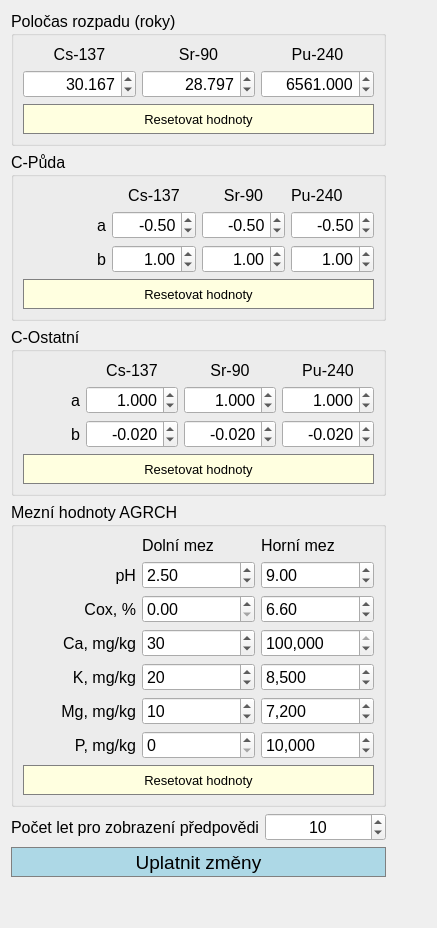
      <widget class="QWidget" name="tab_2">
       <property name="font">
        <font>
         <pointsize>12</pointsize>
        </font>
       </property>
       <attribute name="title">
        <string>Nastavení hodnot koeficientů</string>
       </attribute>
       <layout class="QGridLayout" name="gridLayout_6">
        <item row="0" column="1">
         <widget class="QGroupBox" name="GB_Polocas">
          <property name="autoFillBackground">
           <bool>false</bool>
          </property>
          <property name="title">
           <string>Poločas rozpadu (roky)</string>
          </property>
          <property name="flat">
           <bool>false</bool>
          </property>
          <layout class="QGridLayout" name="gridLayout_16">
           <item row="0" column="0">
            <layout class="QVBoxLayout" name="VL_Polocas">
             <item>
              <layout class="QGridLayout" name="GL_Polocas">
               <item row="1" column="0">
                <widget class="QDoubleSpinBox" name="i_cs_polocas">
                 <property name="alignment">
                  <set>Qt::AlignRight|Qt::AlignTrailing|Qt::AlignVCenter</set>
                 </property>
                 <property name="decimals">
                  <number>3</number>
                 </property>
                 <property name="maximum">
                  <double>1000000.000000000000000</double>
                 </property>
                 <property name="value">
                  <double>30.167000000000002</double>
                 </property>
                </widget>
               </item>
               <item row="0" column="0">
                <widget class="QLabel" name="Lbl_Cs_polocas">
                 <property name="text">
                  <string>Cs-137</string>
                 </property>
                 <property name="alignment">
                  <set>Qt::AlignCenter</set>
                 </property>
                </widget>
               </item>
               <item row="1" column="1">
                <widget class="QDoubleSpinBox" name="i_sr_polocas">
                 <property name="alignment">
                  <set>Qt::AlignRight|Qt::AlignTrailing|Qt::AlignVCenter</set>
                 </property>
                 <property name="decimals">
                  <number>3</number>
                 </property>
                 <property name="maximum">
                  <double>1000000.000000000000000</double>
                 </property>
                 <property name="value">
                  <double>28.797000000000001</double>
                 </property>
                </widget>
               </item>
               <item row="0" column="2">
                <widget class="QLabel" name="Lbl_Pu_polocas">
                 <property name="text">
                  <string>Pu-240</string>
                 </property>
                 <property name="alignment">
                  <set>Qt::AlignCenter</set>
                 </property>
                </widget>
               </item>
               <item row="0" column="1">
                <widget class="QLabel" name="Lbl_Sr_polocas">
                 <property name="text">
                  <string>Sr-90</string>
                 </property>
                 <property name="alignment">
                  <set>Qt::AlignCenter</set>
                 </property>
                </widget>
               </item>
               <item row="1" column="2">
                <widget class="QDoubleSpinBox" name="i_pu_polocas">
                 <property name="alignment">
                  <set>Qt::AlignRight|Qt::AlignTrailing|Qt::AlignVCenter</set>
                 </property>
                 <property name="decimals">
                  <number>3</number>
                 </property>
                 <property name="maximum">
                  <double>1000000.000000000000000</double>
                 </property>
                 <property name="value">
                  <double>6561.000000000000000</double>
                 </property>
                </widget>
               </item>
              </layout>
             </item>
             <item>
              <widget class="QPushButton" name="Btn_ResetPolocas">
               <property name="sizePolicy">
                <sizepolicy hsizetype="Minimum" vsizetype="Preferred">
                 <horstretch>0</horstretch>
                 <verstretch>0</verstretch>
                </sizepolicy>
               </property>
               <property name="minimumSize">
                <size>
                 <width>0</width>
                 <height>30</height>
                </size>
               </property>
               <property name="font">
                <font>
                 <pointsize>10</pointsize>
                </font>
               </property>
               <property name="styleSheet">
                <string notr="true">border: 1px solid gray;
background-color: lightyellow;</string>
               </property>
               <property name="text">
                <string>Resetovat hodnoty</string>
               </property>
              </widget>
             </item>
            </layout>
           </item>
          </layout>
         </widget>
        </item>
        <item row="3" column="1">
         <widget class="QGroupBox" name="GB_MezniHodnoty">
          <property name="title">
           <string>Mezní hodnoty AGRCH</string>
          </property>
          <layout class="QGridLayout" name="gridLayout_11">
           <item row="0" column="0">
            <layout class="QVBoxLayout" name="VL_MezniHodnoty">
             <item>
              <layout class="QGridLayout" name="GL_MezniHodnoty">
               <item row="0" column="2">
                <widget class="QLabel" name="Lbl_HorniMez">
                 <property name="text">
                  <string>Horní mez</string>
                 </property>
                </widget>
               </item>
               <item row="9" column="0">
                <widget class="QLabel" name="Lbl_P_tab2">
                 <property name="text">
                  <string>P, mg/kg</string>
                 </property>
                 <property name="alignment">
                  <set>Qt::AlignRight|Qt::AlignTrailing|Qt::AlignVCenter</set>
                 </property>
                </widget>
               </item>
               <item row="1" column="2">
                <widget class="QDoubleSpinBox" name="i_ph_horni">
                 <property name="maximum">
                  <double>14.000000000000000</double>
                 </property>
                 <property name="singleStep">
                  <double>0.100000000000000</double>
                 </property>
                 <property name="value">
                  <double>9.000000000000000</double>
                 </property>
                </widget>
               </item>
               <item row="0" column="1">
                <widget class="QLabel" name="Lbl_DolniMez">
                 <property name="text">
                  <string>Dolní mez</string>
                 </property>
                </widget>
               </item>
               <item row="5" column="0">
                <widget class="QLabel" name="Lbl_Ca_tab2">
                 <property name="text">
                  <string>Ca, mg/kg</string>
                 </property>
                 <property name="alignment">
                  <set>Qt::AlignRight|Qt::AlignTrailing|Qt::AlignVCenter</set>
                 </property>
                </widget>
               </item>
               <item row="6" column="0">
                <widget class="QLabel" name="Lbl_K_tab2">
                 <property name="text">
                  <string>K, mg/kg</string>
                 </property>
                 <property name="alignment">
                  <set>Qt::AlignRight|Qt::AlignTrailing|Qt::AlignVCenter</set>
                 </property>
                </widget>
               </item>
               <item row="1" column="1">
                <widget class="QDoubleSpinBox" name="i_ph_dolni">
                 <property name="maximum">
                  <double>14.000000000000000</double>
                 </property>
                 <property name="singleStep">
                  <double>0.100000000000000</double>
                 </property>
                 <property name="value">
                  <double>2.500000000000000</double>
                 </property>
                </widget>
               </item>
               <item row="1" column="0">
                <widget class="QLabel" name="Lbl_ph_tab2">
                 <property name="text">
                  <string>pH</string>
                 </property>
                 <property name="alignment">
                  <set>Qt::AlignRight|Qt::AlignTrailing|Qt::AlignVCenter</set>
                 </property>
                </widget>
               </item>
               <item row="3" column="0">
                <widget class="QLabel" name="Lbl_Cox_tab2">
                 <property name="text">
                  <string>Cox, %</string>
                 </property>
                 <property name="alignment">
                  <set>Qt::AlignRight|Qt::AlignTrailing|Qt::AlignVCenter</set>
                 </property>
                </widget>
               </item>
               <item row="3" column="1">
                <widget class="QDoubleSpinBox" name="i_cox_dolni">
                 <property name="maximum">
                  <double>100.000000000000000</double>
                 </property>
                </widget>
               </item>
               <item row="8" column="0">
                <widget class="QLabel" name="Lbl_Mg_tab2">
                 <property name="text">
                  <string>Mg, mg/kg</string>
                 </property>
                 <property name="alignment">
                  <set>Qt::AlignRight|Qt::AlignTrailing|Qt::AlignVCenter</set>
                 </property>
                </widget>
               </item>
               <item row="3" column="2">
                <widget class="QDoubleSpinBox" name="i_cox_horni">
                 <property name="maximum">
                  <double>100.000000000000000</double>
                 </property>
                 <property name="value">
                  <double>6.600000000000000</double>
                 </property>
                </widget>
               </item>
               <item row="5" column="1">
                <widget class="QSpinBox" name="i_ca_dolni">
                 <property name="showGroupSeparator" stdset="0">
                  <bool>true</bool>
                 </property>
                 <property name="maximum">
                  <number>1000000</number>
                 </property>
                 <property name="singleStep">
                  <number>100</number>
                 </property>
                 <property name="value">
                  <number>30</number>
                 </property>
                </widget>
               </item>
               <item row="5" column="2">
                <widget class="QSpinBox" name="i_ca_horni">
                 <property name="showGroupSeparator" stdset="0">
                  <bool>true</bool>
                 </property>
                 <property name="maximum">
                  <number>1000000</number>
                 </property>
                 <property name="singleStep">
                  <number>100</number>
                 </property>
                 <property name="value">
                  <number>120000</number>
                 </property>
                </widget>
               </item>
               <item row="6" column="1">
                <widget class="QSpinBox" name="i_k_dolni">
                 <property name="showGroupSeparator" stdset="0">
                  <bool>true</bool>
                 </property>
                 <property name="maximum">
                  <number>1000000</number>
                 </property>
                 <property name="singleStep">
                  <number>100</number>
                 </property>
                 <property name="value">
                  <number>20</number>
                 </property>
                </widget>
               </item>
               <item row="6" column="2">
                <widget class="QSpinBox" name="i_k_horni">
                 <property name="showGroupSeparator" stdset="0">
                  <bool>true</bool>
                 </property>
                 <property name="maximum">
                  <number>1000000</number>
                 </property>
                 <property name="singleStep">
                  <number>100</number>
                 </property>
                 <property name="value">
                  <number>8500</number>
                 </property>
                </widget>
               </item>
               <item row="8" column="1">
                <widget class="QSpinBox" name="i_mg_dolni">
                 <property name="maximum">
                  <number>1000000</number>
                 </property>
                 <property name="singleStep">
                  <number>100</number>
                 </property>
                 <property name="value">
                  <number>10</number>
                 </property>
                </widget>
               </item>
               <item row="8" column="2">
                <widget class="QSpinBox" name="i_mg_horni">
                 <property name="showGroupSeparator" stdset="0">
                  <bool>true</bool>
                 </property>
                 <property name="maximum">
                  <number>1000000</number>
                 </property>
                 <property name="singleStep">
                  <number>100</number>
                 </property>
                 <property name="value">
                  <number>7200</number>
                 </property>
                </widget>
               </item>
               <item row="9" column="1">
                <widget class="QSpinBox" name="i_p_dolni">
                 <property name="showGroupSeparator" stdset="0">
                  <bool>true</bool>
                 </property>
                 <property name="maximum">
                  <number>1000000</number>
                 </property>
                 <property name="singleStep">
                  <number>100</number>
                 </property>
                </widget>
               </item>
               <item row="9" column="2">
                <widget class="QSpinBox" name="i_p_horni">
                 <property name="showGroupSeparator" stdset="0">
                  <bool>true</bool>
                 </property>
                 <property name="maximum">
                  <number>1000000</number>
                 </property>
                 <property name="singleStep">
                  <number>100</number>
                 </property>
                 <property name="value">
                  <number>10000</number>
                 </property>
                </widget>
               </item>
              </layout>
             </item>
             <item>
              <widget class="QPushButton" name="defaultniButton">
               <property name="sizePolicy">
                <sizepolicy hsizetype="Minimum" vsizetype="Preferred">
                 <horstretch>0</horstretch>
                 <verstretch>0</verstretch>
                </sizepolicy>
               </property>
               <property name="minimumSize">
                <size>
                 <width>0</width>
                 <height>30</height>
                </size>
               </property>
               <property name="font">
                <font>
                 <pointsize>10</pointsize>
                </font>
               </property>
               <property name="styleSheet">
                <string notr="true">border: 1px solid gray;
background-color: lightyellow;</string>
               </property>
               <property name="text">
                <string>Resetovat hodnoty</string>
               </property>
              </widget>
             </item>
            </layout>
           </item>
          </layout>
         </widget>
        </item>
        <item row="4" column="1">
         <layout class="QHBoxLayout" name="horizontalLayout">
          <item>
           <widget class="QLabel" name="Lbl_PocetLet">
            <property name="text">
             <string>Počet let pro zobrazení předpovědi</string>
            </property>
           </widget>
          </item>
          <item>
           <widget class="QSpinBox" name="i_pocet_let">
            <property name="alignment">
             <set>Qt::AlignCenter</set>
            </property>
            <property name="maximum">
             <number>1000000000</number>
            </property>
            <property name="value">
             <number>10</number>
            </property>
           </widget>
          </item>
         </layout>
        </item>
        <item row="2" column="1">
         <widget class="QGroupBox" name="GB_COstatni">
          <property name="title">
           <string>C-Ostatní</string>
          </property>
          <layout class="QGridLayout" name="gridLayout_10">
           <item row="0" column="0">
            <layout class="QVBoxLayout" name="VL_COstatni">
             <item>
              <layout class="QGridLayout" name="GL_Costatni">
               <item row="2" column="0">
                <widget class="QLabel" name="Lbl_b_Ostatni">
                 <property name="text">
                  <string>b</string>
                 </property>
                 <property name="alignment">
                  <set>Qt::AlignRight|Qt::AlignTrailing|Qt::AlignVCenter</set>
                 </property>
                </widget>
               </item>
               <item row="2" column="2">
                <widget class="QDoubleSpinBox" name="i_costatni_sr_b">
                 <property name="alignment">
                  <set>Qt::AlignRight|Qt::AlignTrailing|Qt::AlignVCenter</set>
                 </property>
                 <property name="decimals">
                  <number>3</number>
                 </property>
                 <property name="minimum">
                  <double>-100.000000000000000</double>
                 </property>
                 <property name="value">
                  <double>-0.020000000000000</double>
                 </property>
                </widget>
               </item>
               <item row="1" column="2">
                <widget class="QDoubleSpinBox" name="i_costatni_sr_a">
                 <property name="alignment">
                  <set>Qt::AlignRight|Qt::AlignTrailing|Qt::AlignVCenter</set>
                 </property>
                 <property name="decimals">
                  <number>3</number>
                 </property>
                 <property name="minimum">
                  <double>-100.000000000000000</double>
                 </property>
                 <property name="value">
                  <double>1.000000000000000</double>
                 </property>
                </widget>
               </item>
               <item row="1" column="1">
                <widget class="QDoubleSpinBox" name="i_costatni_cs_a">
                 <property name="alignment">
                  <set>Qt::AlignRight|Qt::AlignTrailing|Qt::AlignVCenter</set>
                 </property>
                 <property name="decimals">
                  <number>3</number>
                 </property>
                 <property name="minimum">
                  <double>-100.000000000000000</double>
                 </property>
                 <property name="value">
                  <double>1.000000000000000</double>
                 </property>
                </widget>
               </item>
               <item row="1" column="0">
                <widget class="QLabel" name="Lbl_a_Ostatni">
                 <property name="text">
                  <string>a</string>
                 </property>
                 <property name="alignment">
                  <set>Qt::AlignRight|Qt::AlignTrailing|Qt::AlignVCenter</set>
                 </property>
                </widget>
               </item>
               <item row="1" column="3">
                <widget class="QDoubleSpinBox" name="i_costatni_pu_a">
                 <property name="alignment">
                  <set>Qt::AlignRight|Qt::AlignTrailing|Qt::AlignVCenter</set>
                 </property>
                 <property name="decimals">
                  <number>3</number>
                 </property>
                 <property name="minimum">
                  <double>-100.000000000000000</double>
                 </property>
                 <property name="value">
                  <double>1.000000000000000</double>
                 </property>
                </widget>
               </item>
               <item row="2" column="3">
                <widget class="QDoubleSpinBox" name="i_costatni_pu_b">
                 <property name="alignment">
                  <set>Qt::AlignRight|Qt::AlignTrailing|Qt::AlignVCenter</set>
                 </property>
                 <property name="decimals">
                  <number>3</number>
                 </property>
                 <property name="minimum">
                  <double>-100.000000000000000</double>
                 </property>
                 <property name="value">
                  <double>-0.020000000000000</double>
                 </property>
                </widget>
               </item>
               <item row="0" column="2">
                <widget class="QLabel" name="Lbl_Sr_Ostatni">
                 <property name="text">
                  <string>Sr-90</string>
                 </property>
                 <property name="alignment">
                  <set>Qt::AlignCenter</set>
                 </property>
                </widget>
               </item>
               <item row="0" column="1">
                <widget class="QLabel" name="Lbl_Cs_Ostatni">
                 <property name="text">
                  <string>Cs-137</string>
                 </property>
                 <property name="alignment">
                  <set>Qt::AlignCenter</set>
                 </property>
                </widget>
               </item>
               <item row="2" column="1">
                <widget class="QDoubleSpinBox" name="i_costatni_cs_b">
                 <property name="alignment">
                  <set>Qt::AlignRight|Qt::AlignTrailing|Qt::AlignVCenter</set>
                 </property>
                 <property name="decimals">
                  <number>3</number>
                 </property>
                 <property name="minimum">
                  <double>-100.000000000000000</double>
                 </property>
                 <property name="value">
                  <double>-0.020000000000000</double>
                 </property>
                </widget>
               </item>
               <item row="0" column="3">
                <widget class="QLabel" name="Lbl_Pu_Ostatni">
                 <property name="text">
                  <string>Pu-240</string>
                 </property>
                 <property name="alignment">
                  <set>Qt::AlignCenter</set>
                 </property>
                </widget>
               </item>
              </layout>
             </item>
             <item>
              <widget class="QPushButton" name="Btn_ResetCOstatni">
               <property name="sizePolicy">
                <sizepolicy hsizetype="Minimum" vsizetype="Preferred">
                 <horstretch>0</horstretch>
                 <verstretch>0</verstretch>
                </sizepolicy>
               </property>
               <property name="minimumSize">
                <size>
                 <width>0</width>
                 <height>30</height>
                </size>
               </property>
               <property name="font">
                <font>
                 <pointsize>10</pointsize>
                </font>
               </property>
               <property name="styleSheet">
                <string notr="true">border: 1px solid gray;
background-color: lightyellow;</string>
               </property>
               <property name="text">
                <string>Resetovat hodnoty</string>
               </property>
              </widget>
             </item>
            </layout>
           </item>
          </layout>
         </widget>
        </item>
        <item row="1" column="1">
         <widget class="QGroupBox" name="GB_CPuda">
          <property name="title">
           <string>C-Půda</string>
          </property>
          <layout class="QGridLayout" name="gridLayout_9">
           <item row="0" column="0">
            <layout class="QVBoxLayout" name="VL_CPuda">
             <item>
              <layout class="QGridLayout" name="GL_CPuda">
               <item row="2" column="3">
                <widget class="QDoubleSpinBox" name="i_cpuda_pu_a">
                 <property name="alignment">
                  <set>Qt::AlignRight|Qt::AlignTrailing|Qt::AlignVCenter</set>
                 </property>
                 <property name="minimum">
                  <double>-100.000000000000000</double>
                 </property>
                 <property name="value">
                  <double>-0.500000000000000</double>
                 </property>
                </widget>
               </item>
               <item row="1" column="2">
                <widget class="QLabel" name="Lbl_Sr_cpuda">
                 <property name="text">
                  <string>Sr-90</string>
                 </property>
                 <property name="alignment">
                  <set>Qt::AlignCenter</set>
                 </property>
                </widget>
               </item>
               <item row="2" column="1">
                <widget class="QDoubleSpinBox" name="i_cpuda_cs_a">
                 <property name="alignment">
                  <set>Qt::AlignRight|Qt::AlignTrailing|Qt::AlignVCenter</set>
                 </property>
                 <property name="minimum">
                  <double>-100.000000000000000</double>
                 </property>
                 <property name="value">
                  <double>-0.500000000000000</double>
                 </property>
                </widget>
               </item>
               <item row="4" column="3">
                <widget class="QDoubleSpinBox" name="i_cpuda_pu_b">
                 <property name="alignment">
                  <set>Qt::AlignRight|Qt::AlignTrailing|Qt::AlignVCenter</set>
                 </property>
                 <property name="minimum">
                  <double>-100.000000000000000</double>
                 </property>
                 <property name="value">
                  <double>1.000000000000000</double>
                 </property>
                </widget>
               </item>
               <item row="1" column="3">
                <widget class="QLabel" name="Lbl_Pu_cpuda">
                 <property name="text">
                  <string>Pu-240</string>
                 </property>
                </widget>
               </item>
               <item row="4" column="2">
                <widget class="QDoubleSpinBox" name="i_cpuda_sr_b">
                 <property name="alignment">
                  <set>Qt::AlignRight|Qt::AlignTrailing|Qt::AlignVCenter</set>
                 </property>
                 <property name="minimum">
                  <double>-100.000000000000000</double>
                 </property>
                 <property name="value">
                  <double>1.000000000000000</double>
                 </property>
                </widget>
               </item>
               <item row="4" column="1">
                <widget class="QDoubleSpinBox" name="i_cpuda_cs_b">
                 <property name="alignment">
                  <set>Qt::AlignRight|Qt::AlignTrailing|Qt::AlignVCenter</set>
                 </property>
                 <property name="minimum">
                  <double>-100.000000000000000</double>
                 </property>
                 <property name="value">
                  <double>1.000000000000000</double>
                 </property>
                </widget>
               </item>
               <item row="2" column="2">
                <widget class="QDoubleSpinBox" name="i_cpuda_sr_a">
                 <property name="alignment">
                  <set>Qt::AlignRight|Qt::AlignTrailing|Qt::AlignVCenter</set>
                 </property>
                 <property name="minimum">
                  <double>-100.000000000000000</double>
                 </property>
                 <property name="value">
                  <double>-0.500000000000000</double>
                 </property>
                </widget>
               </item>
               <item row="4" column="0">
                <widget class="QLabel" name="Lbl_b_cpuda">
                 <property name="text">
                  <string>b</string>
                 </property>
                 <property name="alignment">
                  <set>Qt::AlignRight|Qt::AlignTrailing|Qt::AlignVCenter</set>
                 </property>
                </widget>
               </item>
               <item row="1" column="1">
                <widget class="QLabel" name="Lbl_Cs_cpuda">
                 <property name="text">
                  <string>Cs-137</string>
                 </property>
                 <property name="alignment">
                  <set>Qt::AlignCenter</set>
                 </property>
                </widget>
               </item>
               <item row="2" column="0">
                <widget class="QLabel" name="Lbl_a_cpuda">
                 <property name="text">
                  <string>a</string>
                 </property>
                 <property name="alignment">
                  <set>Qt::AlignRight|Qt::AlignTrailing|Qt::AlignVCenter</set>
                 </property>
                </widget>
               </item>
              </layout>
             </item>
             <item>
              <widget class="QPushButton" name="Btn_ResetCPuda">
               <property name="sizePolicy">
                <sizepolicy hsizetype="Minimum" vsizetype="Preferred">
                 <horstretch>0</horstretch>
                 <verstretch>0</verstretch>
                </sizepolicy>
               </property>
               <property name="minimumSize">
                <size>
                 <width>0</width>
                 <height>30</height>
                </size>
               </property>
               <property name="font">
                <font>
                 <pointsize>10</pointsize>
                </font>
               </property>
               <property name="styleSheet">
                <string notr="true">border: 1px solid gray;
background-color: lightyellow;</string>
               </property>
               <property name="text">
                <string>Resetovat hodnoty</string>
               </property>
              </widget>
             </item>
            </layout>
           </item>
          </layout>
         </widget>
        </item>
        <item row="0" column="3">
         <spacer name="horizontalSpacer">
          <property name="orientation">
           <enum>Qt::Horizontal</enum>
          </property>
          <property name="sizeHint" stdset="0">
           <size>
            <width>40</width>
            <height>20</height>
           </size>
          </property>
         </spacer>
        </item>
        <item row="6" column="1">
         <widget class="QPushButton" name="zmenyButton">
          <property name="minimumSize">
           <size>
            <width>0</width>
            <height>30</height>
           </size>
          </property>
          <property name="font">
           <font>
            <pointsize>14</pointsize>
           </font>
          </property>
          <property name="styleSheet">
           <string notr="true">border: 1px solid gray;
background-color: lightblue;</string>
          </property>
          <property name="text">
           <string>Uplatnit změny</string>
          </property>
         </widget>
        </item>
        <item row="7" column="1">
         <spacer name="verticalSpacer">
          <property name="orientation">
           <enum>Qt::Vertical</enum>
          </property>
          <property name="sizeHint" stdset="0">
           <size>
            <width>20</width>
            <height>40</height>
           </size>
          </property>
         </spacer>
        </item>
       </layout>
      </widget>
